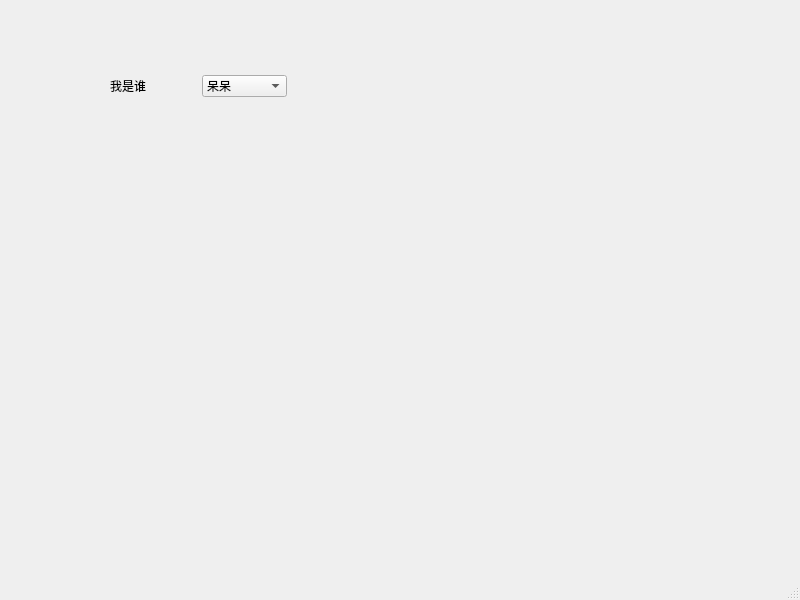
<?xml version="1.0" encoding="UTF-8"?>
<ui version="4.0">
 <class>MainWindow</class>
 <widget class="QMainWindow" name="MainWindow">
  <property name="geometry">
   <rect>
    <x>0</x>
    <y>0</y>
    <width>800</width>
    <height>600</height>
   </rect>
  </property>
  <property name="windowTitle">
   <string>MainWindow</string>
  </property>
  <widget class="QWidget" name="centralwidget">
   <widget class="QWidget" name="layoutWidget">
    <property name="geometry">
     <rect>
      <x>110</x>
      <y>70</y>
      <width>177</width>
      <height>32</height>
     </rect>
    </property>
    <layout class="QHBoxLayout" name="horizontalLayout">
     <item>
      <widget class="QLabel" name="label">
       <property name="text">
        <string>我是谁</string>
       </property>
      </widget>
     </item>
     <item>
      <widget class="QComboBox" name="comboBox">
       <item>
        <property name="text">
         <string>呆呆</string>
        </property>
       </item>
       <item>
        <property name="text">
         <string>蛋蛋</string>
        </property>
       </item>
      </widget>
     </item>
    </layout>
   </widget>
  </widget>
  <widget class="QMenuBar" name="menubar">
   <property name="geometry">
    <rect>
     <x>0</x>
     <y>0</y>
     <width>800</width>
     <height>37</height>
    </rect>
   </property>
  </widget>
  <widget class="QStatusBar" name="statusbar"/>
 </widget>
 <resources/>
 <connections/>
</ui>
